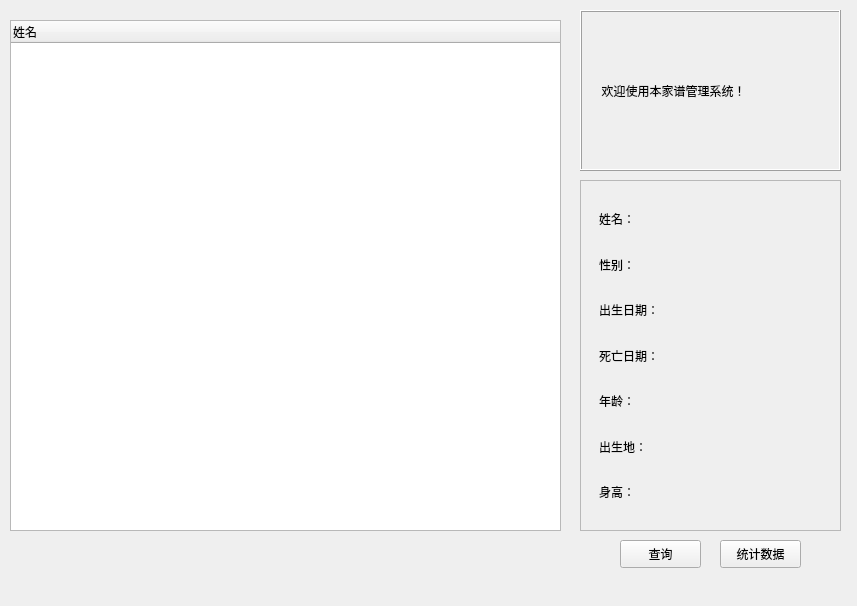
<?xml version="1.0" encoding="UTF-8"?>
<ui version="4.0">
 <class>MainWindow</class>
 <widget class="QMainWindow" name="MainWindow">
  <property name="geometry">
   <rect>
    <x>0</x>
    <y>0</y>
    <width>857</width>
    <height>606</height>
   </rect>
  </property>
  <property name="windowTitle">
   <string>家谱管理系统</string>
  </property>
  <widget class="QWidget" name="centralwidget">
   <widget class="MyTreeWidget" name="treeWidget">
    <property name="geometry">
     <rect>
      <x>10</x>
      <y>20</y>
      <width>551</width>
      <height>511</height>
     </rect>
    </property>
    <column>
     <property name="text">
      <string>姓名</string>
     </property>
    </column>
   </widget>
   <widget class="QLabel" name="label">
    <property name="geometry">
     <rect>
      <x>580</x>
      <y>10</y>
      <width>261</width>
      <height>161</height>
     </rect>
    </property>
    <property name="frameShape">
     <enum>QFrame::Box</enum>
    </property>
    <property name="frameShadow">
     <enum>QFrame::Raised</enum>
    </property>
    <property name="text">
     <string>     欢迎使用本家谱管理系统！</string>
    </property>
   </widget>
   <widget class="QPushButton" name="pushButton_2">
    <property name="geometry">
     <rect>
      <x>620</x>
      <y>540</y>
      <width>81</width>
      <height>28</height>
     </rect>
    </property>
    <property name="text">
     <string>查询</string>
    </property>
   </widget>
   <widget class="QPushButton" name="pushButton_3">
    <property name="geometry">
     <rect>
      <x>720</x>
      <y>540</y>
      <width>81</width>
      <height>28</height>
     </rect>
    </property>
    <property name="text">
     <string>统计数据</string>
    </property>
   </widget>
   <widget class="QFrame" name="frame">
    <property name="geometry">
     <rect>
      <x>580</x>
      <y>180</y>
      <width>261</width>
      <height>351</height>
     </rect>
    </property>
    <property name="frameShape">
     <enum>QFrame::StyledPanel</enum>
    </property>
    <property name="frameShadow">
     <enum>QFrame::Sunken</enum>
    </property>
    <layout class="QHBoxLayout" name="horizontalLayout">
     <item>
      <widget class="QWidget" name="widget" native="true">
       <layout class="QVBoxLayout" name="verticalLayout">
        <item>
         <widget class="QLabel" name="label_2">
          <property name="text">
           <string>姓名：</string>
          </property>
         </widget>
        </item>
        <item>
         <widget class="QLabel" name="label_3">
          <property name="text">
           <string>性别：</string>
          </property>
         </widget>
        </item>
        <item>
         <widget class="QLabel" name="label_4">
          <property name="text">
           <string>出生日期：</string>
          </property>
         </widget>
        </item>
        <item>
         <widget class="QLabel" name="label_5">
          <property name="text">
           <string>死亡日期：</string>
          </property>
         </widget>
        </item>
        <item>
         <widget class="QLabel" name="label_6">
          <property name="text">
           <string>年龄：</string>
          </property>
         </widget>
        </item>
        <item>
         <widget class="QLabel" name="label_7">
          <property name="text">
           <string>出生地：</string>
          </property>
         </widget>
        </item>
        <item>
         <widget class="QLabel" name="label_8">
          <property name="text">
           <string>身高：</string>
          </property>
         </widget>
        </item>
       </layout>
      </widget>
     </item>
     <item>
      <widget class="QWidget" name="widget_2" native="true">
       <layout class="QVBoxLayout" name="verticalLayout_2">
        <item>
         <widget class="QLabel" name="lab_name">
          <property name="text">
           <string/>
          </property>
         </widget>
        </item>
        <item>
         <widget class="QLabel" name="lab_sex">
          <property name="frameShape">
           <enum>QFrame::NoFrame</enum>
          </property>
          <property name="text">
           <string/>
          </property>
         </widget>
        </item>
        <item>
         <widget class="QLabel" name="lab_birthday">
          <property name="frameShape">
           <enum>QFrame::NoFrame</enum>
          </property>
          <property name="text">
           <string/>
          </property>
         </widget>
        </item>
        <item>
         <widget class="QLabel" name="lab_deathday">
          <property name="frameShape">
           <enum>QFrame::NoFrame</enum>
          </property>
          <property name="text">
           <string/>
          </property>
         </widget>
        </item>
        <item>
         <widget class="QLabel" name="lab_age">
          <property name="frameShape">
           <enum>QFrame::NoFrame</enum>
          </property>
          <property name="text">
           <string/>
          </property>
         </widget>
        </item>
        <item>
         <widget class="QLabel" name="lab_birthplace">
          <property name="frameShape">
           <enum>QFrame::NoFrame</enum>
          </property>
          <property name="text">
           <string/>
          </property>
         </widget>
        </item>
        <item>
         <widget class="QLabel" name="lab_height">
          <property name="frameShape">
           <enum>QFrame::NoFrame</enum>
          </property>
          <property name="text">
           <string/>
          </property>
         </widget>
        </item>
       </layout>
      </widget>
     </item>
    </layout>
   </widget>
  </widget>
  <action name="actionsave">
   <property name="text">
    <string>保存</string>
   </property>
  </action>
 </widget>
 <customwidgets>
  <customwidget>
   <class>MyTreeWidget</class>
   <extends>QTreeWidget</extends>
   <header location="global">mytreewidget.h</header>
  </customwidget>
 </customwidgets>
 <resources/>
 <connections/>
</ui>
